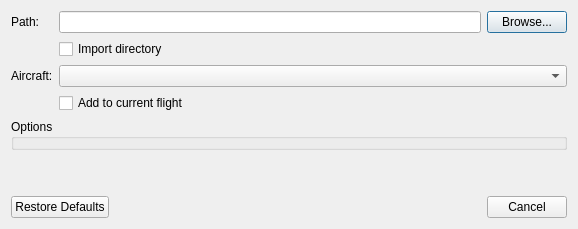
<?xml version="1.0" encoding="UTF-8"?>
<ui version="4.0">
 <class>BasicFlightImportDialog</class>
 <widget class="QDialog" name="BasicFlightImportDialog">
  <property name="geometry">
   <rect>
    <x>0</x>
    <y>0</y>
    <width>578</width>
    <height>229</height>
   </rect>
  </property>
  <property name="windowTitle">
   <string>Import</string>
  </property>
  <layout class="QVBoxLayout" name="verticalLayout">
   <item>
    <layout class="QFormLayout" name="formLayout">
     <item row="0" column="0">
      <widget class="QLabel" name="fileLabel">
       <property name="text">
        <string>Path:</string>
       </property>
      </widget>
     </item>
     <item row="0" column="1">
      <layout class="QHBoxLayout" name="horizontalLayout">
       <item>
        <widget class="QLineEdit" name="pathLineEdit">
         <property name="minimumSize">
          <size>
           <width>400</width>
           <height>0</height>
          </size>
         </property>
        </widget>
       </item>
       <item>
        <widget class="QPushButton" name="fileSelectionPushButton">
         <property name="text">
          <string>Browse...</string>
         </property>
        </widget>
       </item>
      </layout>
     </item>
     <item row="1" column="1">
      <widget class="QCheckBox" name="importDirectoryCheckBox">
       <property name="toolTip">
        <string>When checked then all files in the selected directory are imported. Otherwise the selected file is imported (only).</string>
       </property>
       <property name="text">
        <string>Import directory</string>
       </property>
      </widget>
     </item>
     <item row="2" column="0">
      <widget class="QLabel" name="aircraftLabel">
       <property name="text">
        <string>Aircraft:</string>
       </property>
      </widget>
     </item>
     <item row="2" column="1">
      <widget class="AircraftSelectionComboBox" name="aircraftSelectionComboBox"/>
     </item>
     <item row="3" column="1">
      <widget class="QCheckBox" name="addToFlightCheckBox">
       <property name="text">
        <string>Add to current flight</string>
       </property>
      </widget>
     </item>
    </layout>
   </item>
   <item>
    <widget class="QGroupBox" name="optionGroupBox">
     <property name="title">
      <string>Options</string>
     </property>
    </widget>
   </item>
   <item>
    <spacer name="verticalSpacer">
     <property name="orientation">
      <enum>Qt::Vertical</enum>
     </property>
     <property name="sizeHint" stdset="0">
      <size>
       <width>486</width>
       <height>11</height>
      </size>
     </property>
    </spacer>
   </item>
   <item>
    <widget class="QDialogButtonBox" name="defaultButtonBox">
     <property name="orientation">
      <enum>Qt::Horizontal</enum>
     </property>
     <property name="standardButtons">
      <set>QDialogButtonBox::Cancel|QDialogButtonBox::RestoreDefaults</set>
     </property>
    </widget>
   </item>
  </layout>
 </widget>
 <customwidgets>
  <customwidget>
   <class>AircraftSelectionComboBox</class>
   <extends>QComboBox</extends>
   <header location="global">Widget/AircraftSelectionComboBox.h</header>
  </customwidget>
 </customwidgets>
 <resources/>
 <connections>
  <connection>
   <sender>defaultButtonBox</sender>
   <signal>accepted()</signal>
   <receiver>BasicFlightImportDialog</receiver>
   <slot>accept()</slot>
   <hints>
    <hint type="sourcelabel">
     <x>248</x>
     <y>254</y>
    </hint>
    <hint type="destinationlabel">
     <x>157</x>
     <y>274</y>
    </hint>
   </hints>
  </connection>
  <connection>
   <sender>defaultButtonBox</sender>
   <signal>rejected()</signal>
   <receiver>BasicFlightImportDialog</receiver>
   <slot>reject()</slot>
   <hints>
    <hint type="sourcelabel">
     <x>316</x>
     <y>260</y>
    </hint>
    <hint type="destinationlabel">
     <x>286</x>
     <y>274</y>
    </hint>
   </hints>
  </connection>
 </connections>
</ui>
